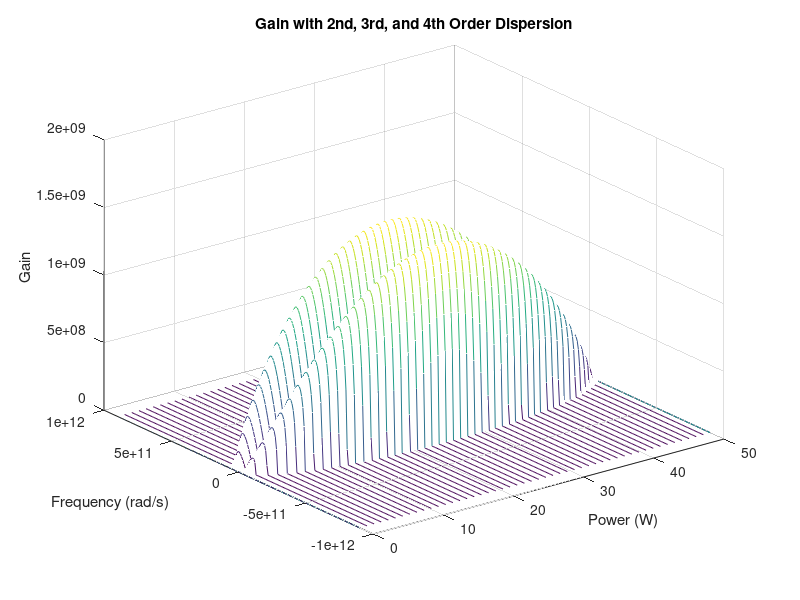

Reproduce this figure in MATLAB.
clear;
close all;

% Parameter space
om = linspace(90*10^10, -90*10^10, 200);     % Frequency range
pw = linspace(0.0001*10^(-3), 50000*10^(-3), 50);  % Power range
[omega, p0] = meshgrid(om, pw);

% Physical parameters
gamma = 5.706*10^7;    % Nonlinearity coefficient
delta = 5.7140*10^5;   % Two-photon absorption coefficient
beta2 = 4.0282*10^(-14);  % Second-order dispersion

% Adding third and fourth-order dispersion (typical quantum dot values)
beta3 = 1.2*10^(-28);  % Third-order dispersion coefficient
beta4 = 5.5*10^(-42);  % Fourth-order dispersion coefficient

% Modified gain formula including beta3 and beta4 terms
g = (2.*sqrt((beta2.*((omega).^2).*gamma.*p0 - beta2.*(omega.^2).*2.*delta.*p0.^2) - ...
    ((beta2.*0.5.*((omega).^2)).^2) + ...
    (beta3.*((omega).^3).*gamma.*p0 - beta3.*(omega.^3).*2.*delta.*p0.^2) - ...
    ((beta3.*0.5.*((omega).^3)).^2) + ...
    (beta4.*((omega).^4).*gamma.*p0 - beta4.*(omega.^4).*2.*delta.*p0.^2) - ...
    ((beta4.*0.5.*((omega).^4)).^2)));

G = real(g);  % Extract real part of gain

% Create waterfall plot
h = waterfall(p0, omega, G);
xlabel('Power (W)');
ylabel('Frequency (rad/s)');
zlabel('Gain');
title('Gain with 2nd, 3rd, and 4th Order Dispersion');